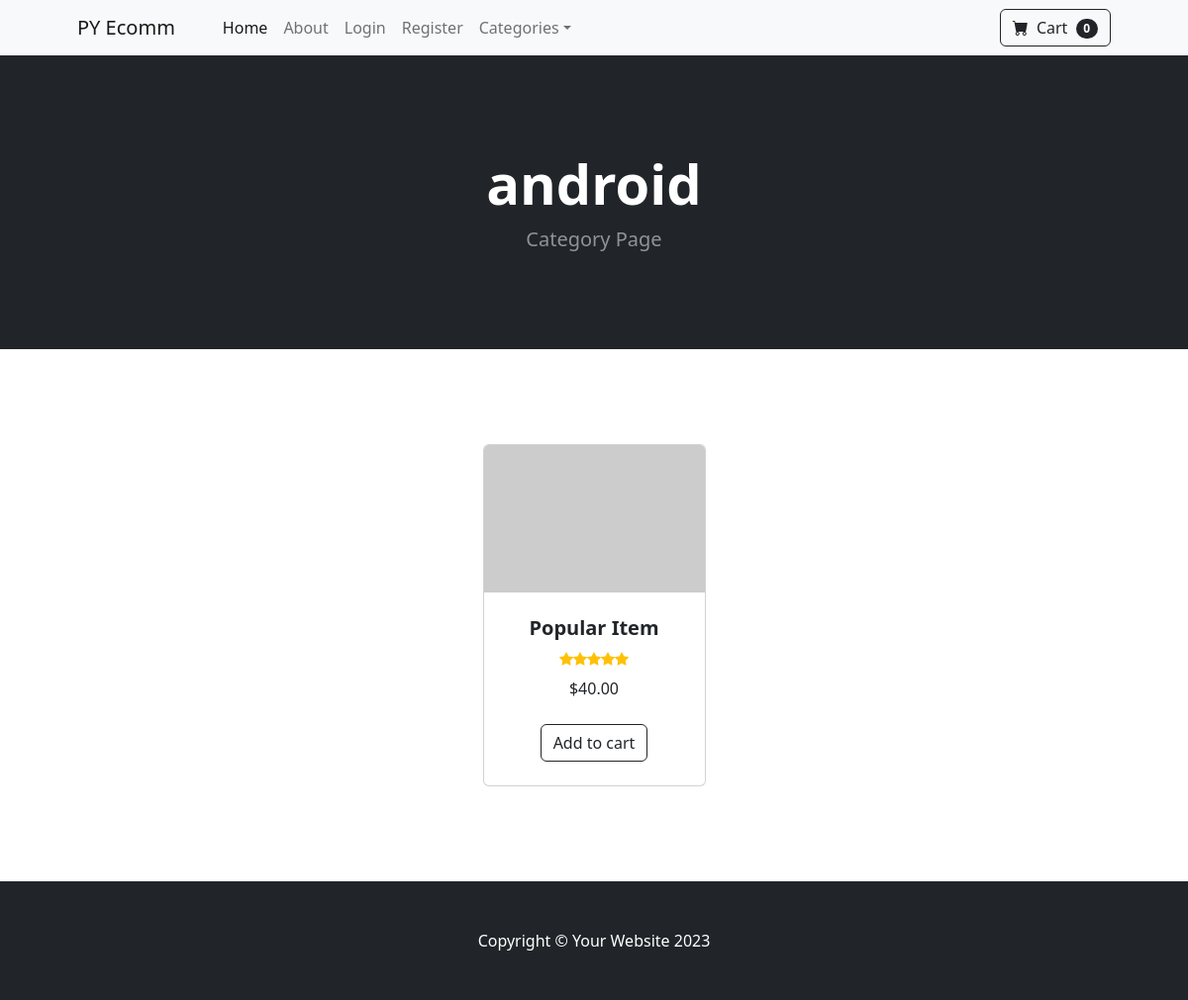
/category/android, run on an earlier commit of the app's database.
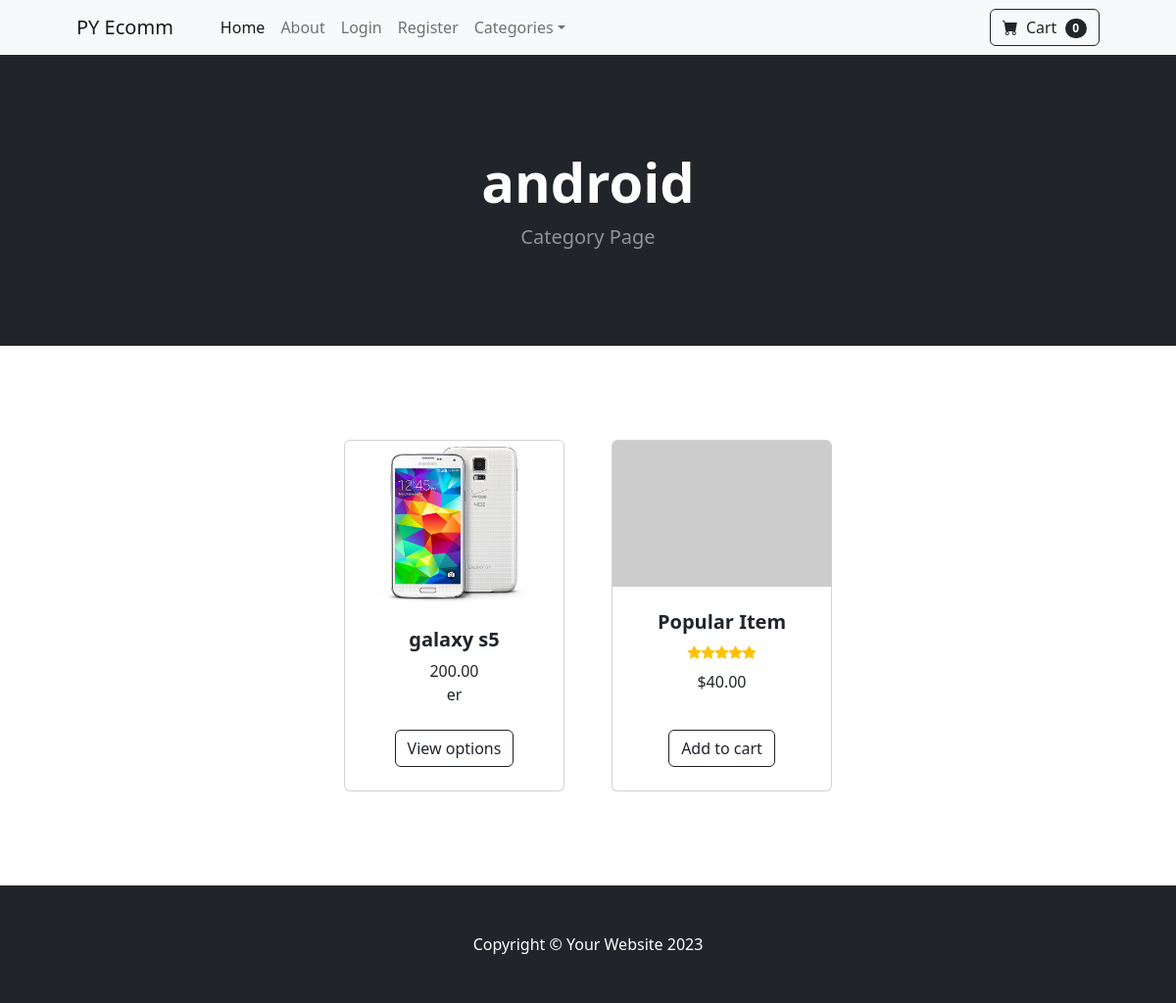
And on a later commit of the database.
### store/models.py (models this page shows)
class Product(models.Model):
    name = models.CharField(max_length=50)
    price = models.DecimalField(default=0,decimal_places=2,max_digits=6)
    Category=models.ForeignKey(Category, on_delete=models.CASCADE,default=1)
    description= models.CharField(max_length=250,default='',blank=True, null=True)
    image= models.ImageField(upload_to='uploads/product/')
    is_sale= models.BooleanField(default=False)
    saleprice = models.DecimalField(default=0,decimal_places=2,max_digits=6)
    def __str__(self):
        return self.name

### store/views.py (the view)
# urls.py: path('category/<str:foo>', views.category, name='category'),
def category(request,foo):
    foo = foo.replace('-',' ')
    try:
        category = Category.objects.get(name=foo)
        products  = Product.objects.filter(Category=category)
        return render(
            request,
            'category.html',
            {'products': products, 'category': category}
        )
    except Category.DoesNotExist:
       messages.error(request, "Category does not exist")
       return redirect('home')

### store/models.py (called while the page is built)
    def __str__(self):
        return self.name

### store/templates/category.html (shortened to what the changed rows need)
{% extends 'base.html' %}
{% load static %}
          {% block content %}
        <header class="bg-dark py-5">
            <div class="container px-4 px-lg-5 my-5">
                <div class="text-center text-white">
                    <h1 class="display-4 fw-bolder">{{ category }}</h1>
                </div>
            </div>
        </header>
        <section class="py-5">
            <div class="container px-4 px-lg-5 mt-5">
                <div class="row gx-4 gx-lg-5 row-cols-2 row-cols-md-3 row-cols-xl-4 justify-content-center">
         {%for product in products %}
         {%if product.is_sale  %}
        <div class="col mb-5">
                        <div class="card h-100">
                             <div class="badge bg-dark text-white position-absolute" style="top:0.5rem; right:0.5rem;">Sale</div>
                            <img class="card-img-top" src="{{product.image.url}}" alt="..." />
                            <div class="card-body p-4">
                                <div class="text-center">
                                    <h5 class="fw-bolder">{{product.name}}</h5>
                             <div class="d-flex justify-content-center small text-warning mb-2">
                                        <div class="bi-star-fill"></div>
                                        <div class="bi-star-fill"></div>
                                        <div class="bi-star-fill"></div>
                                        <div class="bi-star-fill"></div>
                                        <div class="bi-star-fill"></div>
                                    </div>
                                     <del>
                                        {{product.price}}
                                     </del>
                                    {{product.saleprice}}
                                    <br>
                                     {{product.description}}
                                </div>
                            </div>
                            <div class="card-footer p-4 pt-0 border-top-0 bg-transparent">
                            <div class="text-center"><a class="btn btn-outline-dark mt-auto" href="{%  url 'product' product.id %}">View Product</a></div>
                            </div>
                        </div>
                    </div>
                  {% else %}
                    <div class="col mb-5">
                        <div class="card h-100">
                            <img class="card-img-top" src="{{product.image.url}}" alt="..." />
                            <div class="card-body p-4">
                                <div class="text-center">
                                    <h5 class="fw-bolder">{{product.name}}</h5>
                                        {{product.price}}
                                    <br>
                                     {{product.description}}
                                </div>
                            </div>
                            <div class="card-footer p-4 pt-0 border-top-0 bg-transparent">
                                <div class="text-center"><a class="btn btn-outline-dark mt-auto" href="#">View options</a></div>
                            </div>
                        </div>
                    </div>
{% endif  %}
                    {% endfor  %}
                </div>
            </div>
        </section>
        {% endblock %}

What changed in the data, as far as the page shows it:
added Product: image (picture), name "galaxy s5", price "200.00", description "er"
